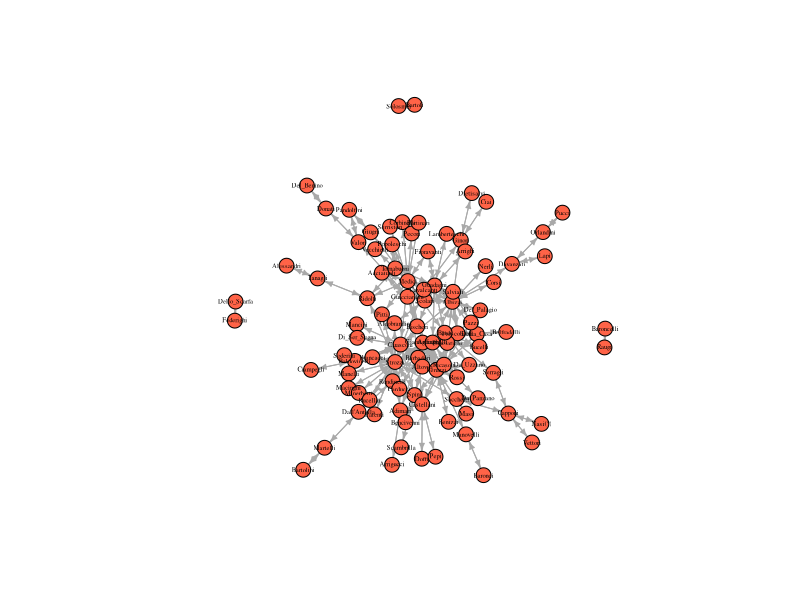
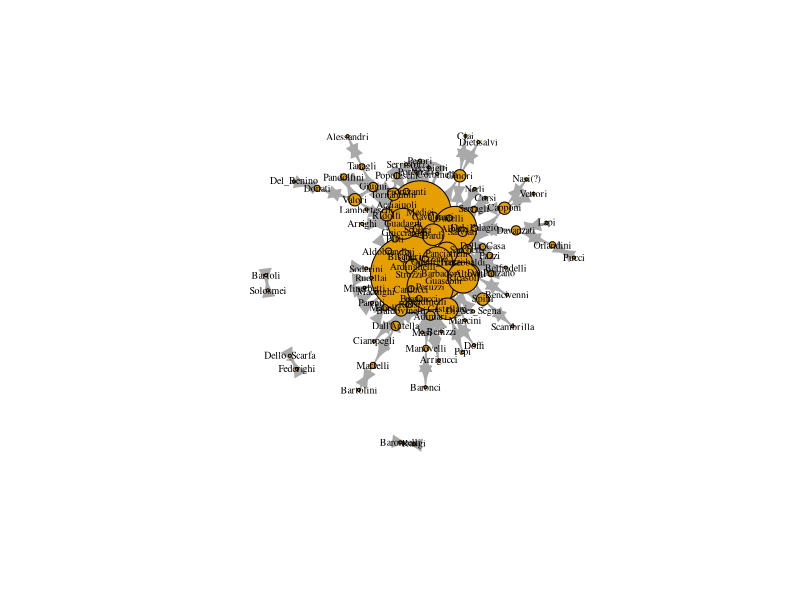
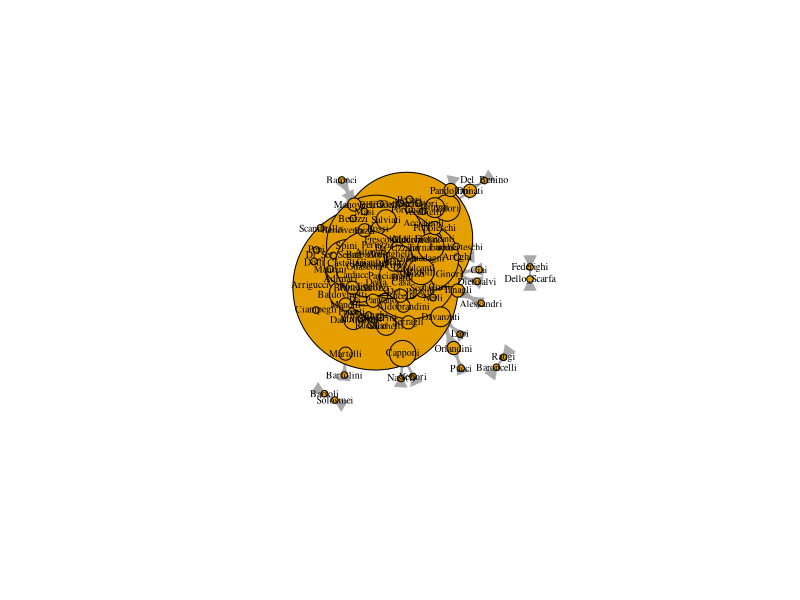
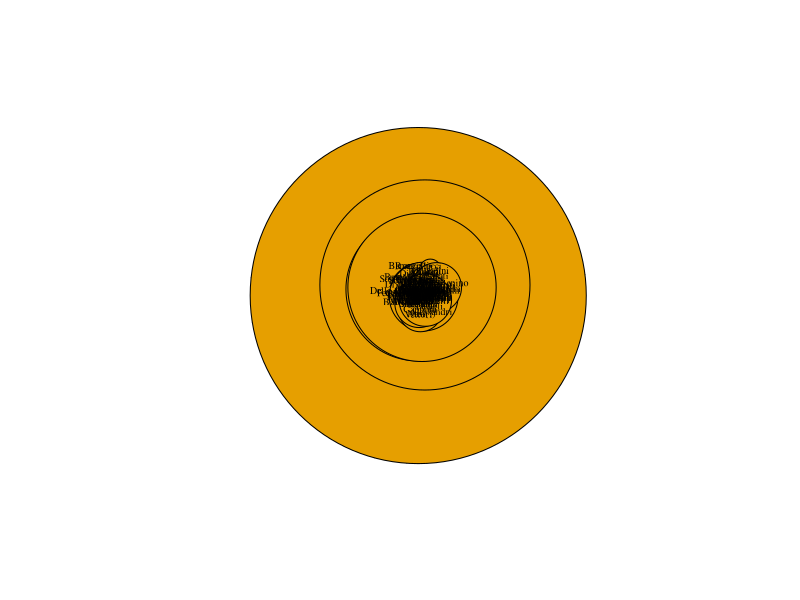
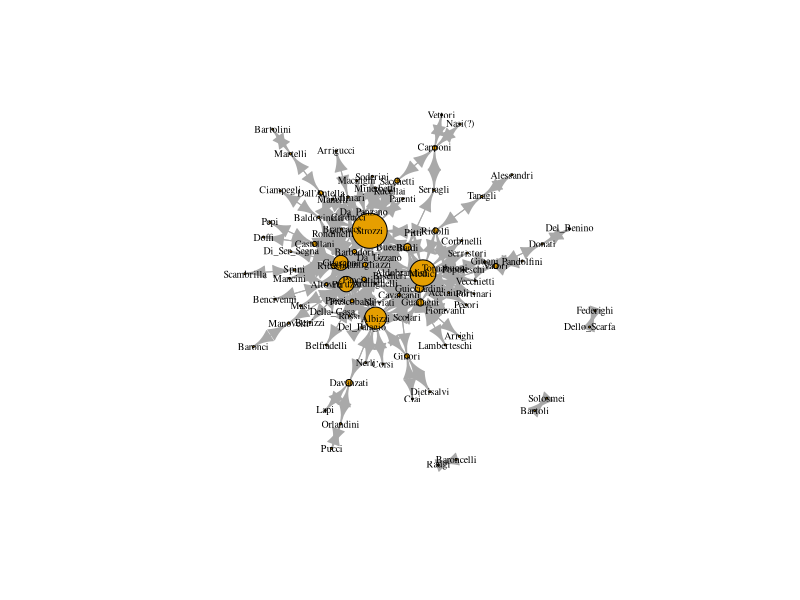
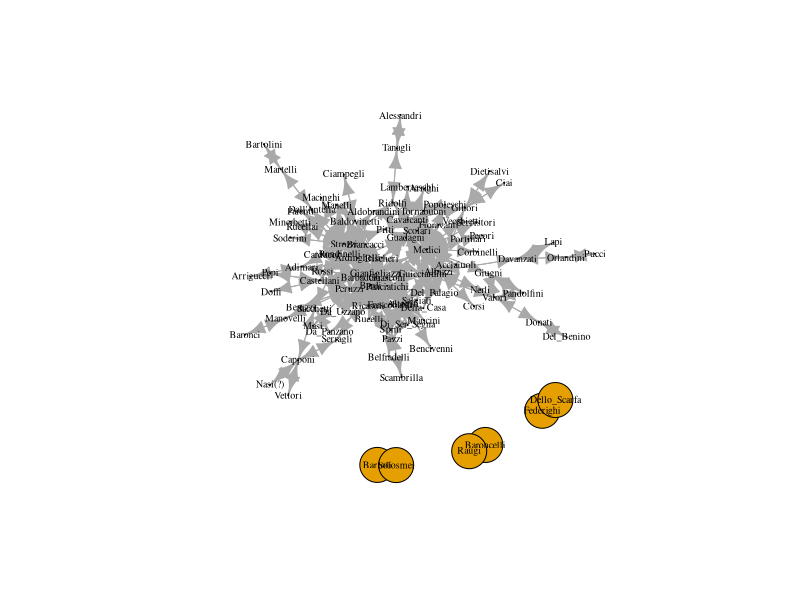
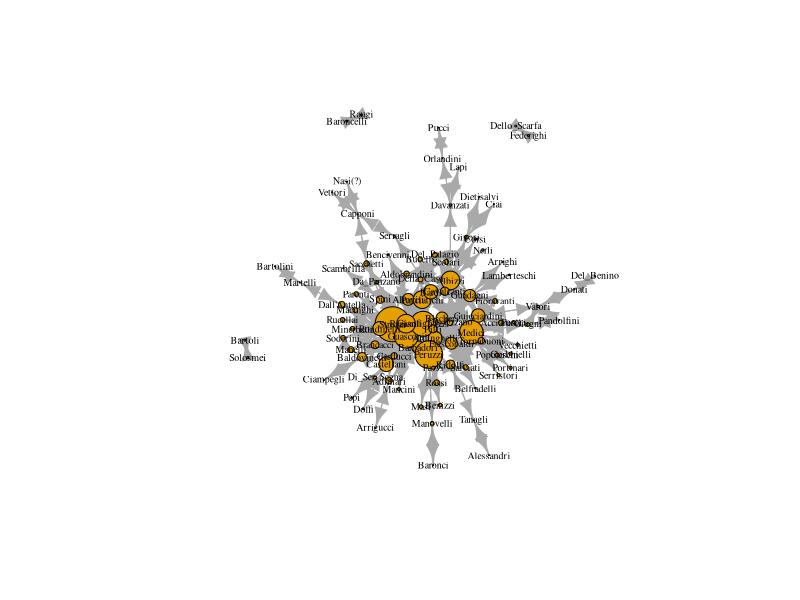

Generate these figures, in order, with R:
#!/usr/bin/env Rscript

######################################################################
# @author      : Linus Fernandes (linusfernandes at gmail dot com)
# @file        : centrality
# @created     : Tuesday Oct 31, 2023 11:21:31 IST
#
# @description :
######################################################################
library(conflicted)
library(igraph)
library(tidyverse)
library(reshape2)
conflict_scout()
# prepare the marriage adjacency matrix
florentine_edj <- read.csv("florentine_marriage_edgelist.csv")
print(str(florentine_edj))
florentine_edj <- florentine_edj[,2:3]

# prepare the attributes file
florentine_attributes <- read.csv("florentine_attributes.csv")
print(str(florentine_attributes))

# graph the marriage network
marriageNet <- graph.edgelist(as.matrix(florentine_edj), directed = T)
# add wealth and priorates attributes to family vertices
V(marriageNet)$Wealth <- florentine_attributes$Gwealth[match(V(marriageNet)$name, florentine_attributes$Family)]

# Gross wealth (Florins), for 87 (92) families
# simple mean imputation of wealth (alternatively, we might think that those with NA were too poor to show up in historical records?)
# in other words, atrribute mean wealth to na families
V(marriageNet)$Wealth <- ifelse(is.na(V(marriageNet)$Wealth), mean(V(marriageNet)$Wealth, na.rm = T), V(marriageNet)$Wealth)

# Number of Priors, The Priorate (or city council), first created in 1282, was Florence's governing body. Count of how many seats a family had on that city council from 1282-1344
# measure of the aggregate political influence of the family over a long period of time
V(marriageNet)$Priorates <- florentine_attributes$Npriors[match(V(marriageNet)$name, florentine_attributes$Family)]

plot(marriageNet, vertex.size = 8, vertex.label.cex = .4, vertex.label.color = "black", vertex.color = "tomato", edge.arrow.size = 0.4)

print(str(degree(marriageNet)))
degrees <- sort(degree(marriageNet), decreasing = T)
families = names(degrees)
names(degrees) <- c()
df <- data.frame(Family = families, Degree = degrees)
print(df)
# assignment
V(marriageNet)$degree <- degree(marriageNet)
# sized by degree
plot(marriageNet, vertex.label.cex = .6, vertex.label.color = "black", vertex.size = V(marriageNet)$degree, vertex.label.cex = .2)
plot(marriageNet,
      vertex.label.cex = .6,
      vertex.label.color = "black",
      vertex.size = V(marriageNet)$degree*3)

btws = betweenness(marriageNet, directed = FALSE)
btws <- sort(btws, decreasing = T)
families = names(btws)
names(btws) <- c()
df <- data.frame(Family = families, Betweenness = btws)
print(df)
# assignment
V(marriageNet)$betweenness <- betweenness(marriageNet, directed = F)
# sized by betweenness
plot(marriageNet,
      vertex.label.cex = .6,
      vertex.label.color = "black",
      vertex.size = V(marriageNet)$betweenness)
# normalize betweenness and scale by 20 (some scalar)
plot(marriageNet,
      vertex.label.cex = .6,
      vertex.label.color = "black",
      vertex.size = V(marriageNet)$betweenness/max(V(marriageNet)$betweenness) * 20)

clseness = closeness(marriageNet, normalized = F)
clseness <- sort(clseness, decreasing = T)
families = names(clseness)
names(clseness) <- c()
df <- data.frame(Family = families, Closeness = clseness)
print(df)
# assignment
V(marriageNet)$closeness <- closeness(marriageNet, normalized = F)
plot(marriageNet,
      vertex.label.cex = .6,
      vertex.label.color = "black",
      vertex.size = V(marriageNet)$closeness/max(V(marriageNet)$closeness) * 20)

# Eigenvector centrality takes into account alters’ power. 
# It is calculated a little bit differently in igraph. It produces a list object
# and we need to extract only the vector of centrality values.
power = evcent(marriageNet)$vector
power <- sort(power, decreasing = T)
families = names(power)
names(power) <- c()
df <- data.frame(Family = families, Power = power)
print(df)
V(marriageNet)$eigenvector <- evcent(marriageNet)$vector

plot(marriageNet,
     vertex.label.cex = .6, 
     vertex.label.color = "black", 
     vertex.size = V(marriageNet)$eigenvector/max(V(marriageNet)$eigenvector) * 20)
